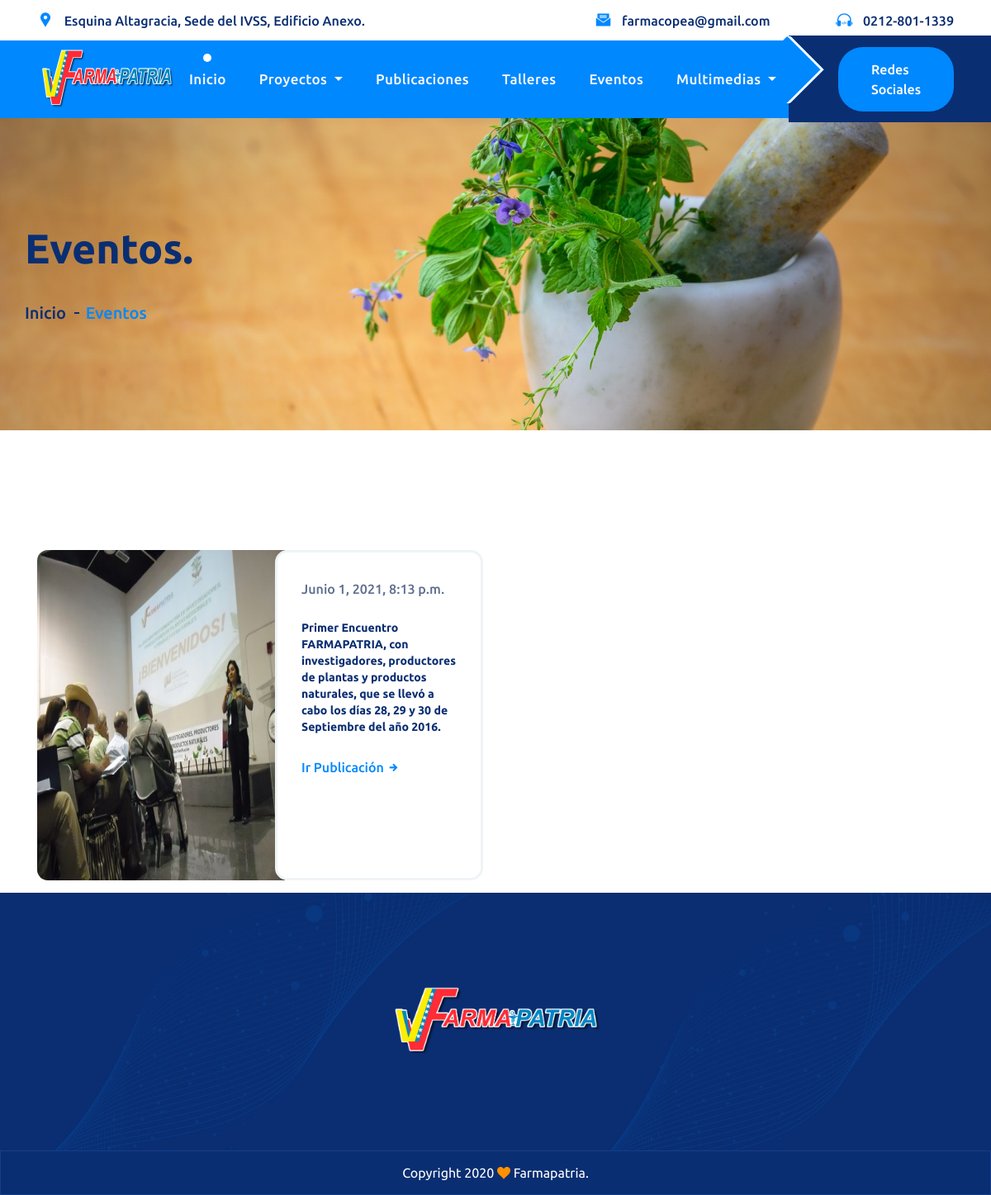
The page /eventos/ on the database its author committed.
### pagina/models.py (models this page shows, shortened)
class Eventos(models.Model):
    titulo = models.CharField(max_length=200, verbose_name='Nombre Evento')
    contenido = RichTextField()
    fecha_publicacion = models.DateTimeField(auto_now_add= True, null=True)
    imagen_principal = models.ImageField(null=False, blank=False)
    slug = models.SlugField(max_length=200, null=True, blank=True)
    status = models.BooleanField(default= True, verbose_name='Estatus Publicación')
    class Meta:
       verbose_name = 'Evento'
       verbose_name_plural = 'Eventos'
       ordering = ['id']
       db_table = 'eventos'

### pagina/views.py (the view)
# urls.py: path('eventos/', views.eventos, name="eventos"),
def eventos(request):
    queryset = request.GET.get("buscar")
    eventos = Eventos.objects.filter(status= True).order_by('-id')
    if queryset:
        eventos = Eventos.objects.filter(
           Q(titulo__icontains = queryset )
        ).distinct()
    paginator = Paginator(eventos, 9)
    page = request.GET.get('page')
    eventos = paginator.get_page(page)
    context = {"eventos": eventos}
    return render(request, "eventos.html", context)

### pagina/templates/eventos.html (shortened to what this page needs)
 {% extends 'index.html' %}
{% load static %}
{% block contenido %}
 <main class="site-content">
                <div class="page_header d-flex align-items-center">
                    <div class="container">
                        <section>
                            <h2>Eventos.</h2>
                            <div class="breadcrumbs">
                                <a href="#">Inicio</a>
                                <span>Eventos</span>
                            </div>
                        </section>
                    </div>
                </div>
                   <div class="blog_posts">
                    <div class="container-md">
                        <div class="row">
                        {% for evento in eventos %}
                            <div class="col-xl-6">
                                <div class="blog-card d-flex flex-sm-row flex-column">
                                    <div class="the_post_thumbnail">
                                        <a href="{{ evento.slug }}"><img src="{{evento.imagen_principal.url}}" style="width: 350; height: 400px;" alt="Blog Title" /></a>
                                    </div>
                                    <div class="blog-card-body">
                                        <span class="the_date">{{evento.fecha_publicacion}}</span>
                                        <h2 class="the_title">
                                            <a href="{{ evento.slug }}">{{evento.titulo}}.</a>
                                        </h2>
                                        <a href="{{ evento.slug }}" class="the_permalink">Ir Publicación <i class="icofont-arrow-right"></i></a>
                                    </div>
                                </div>
                            </div>
                            {% endfor %}
                        </div>
                    </div>
            </main>
{% endblock contenido %}

### static/css/book.css (style rules this page uses)
*, *:after, *:before { -webkit-box-sizing: border-box; -moz-box-sizing: border-box; box-sizing: border-box; }
* { margin: 0; padding: 0; }
html, body { height: 100%; -webkit-font-smoothing: subpixel-antialiased; }
html { font-size: 100%; }
body { background: #ecf0f1; color: #34495e; font-family: 'Lato', 'Arial', sans-serif; font-weight: 400; line-height: 1.2; }
a { color: #2c3e50; text-decoration: none; }

### static/css/style.css (style rules this page uses)
* { margin: 0px; padding: 0px; border: 0; outline: 0; -webkit-box-sizing: border-box !important; -moz-box-sizing: border-box !important; -ms-box-sizing: border-box !important; -o-box-sizing: border-box !important; box-sizing: border-box !important; }
body { font-family: 'Ubuntu', sans-serif; background: #fff; overflow-x: hidden !important; }
a, a:hover, a:active, a:visited, a:focus { color: inherit; text-decoration: none; outline: 0 !important; }
a { transition: all .3s ease; }
h1, h2, h3, h4, h5, h6, figure { margin: 0; }
img { max-width: 100%; }
.page_header { height: 378px; background: url(../img/bg/05.jpg) no-repeat center center; background-size: cover; }
.page_header section > h2 { font-size: 50px; font-weight: 700; color: #0a2e72; margin-bottom: 34px; }
.breadcrumbs > a, .breadcrumbs > span { font-size: 20px; font-weight: 500; display: inline-block; position: relative; }
.breadcrumbs > a { color: #0a2e72 }
.breadcrumbs > span { color: #0088ff }
.breadcrumbs > a + a, .breadcrumbs > a + span { padding-left: 8px; margin-left: 12px; }
.breadcrumbs > a + a::before, .breadcrumbs > a + span::before { position: absolute; content: ''; width: 6px; height: 2px; background: #0a2e72; top: 50%; right: 100%; -webkit-transform: translateY(-50%); -ms-transform: translateY(-50%); transform: translateY(-50%); }
.blog-card { border-radius: 15px; -webkit-box-shadow: 0 0 0 3px #eff3f6; box-shadow: 0 0 0 3px #eff3f6; margin: 15px 0; }
.blog_posts .blog-card { -webkit-box-shadow: none; box-shadow: none; }
.blog-card .the_post_thumbnail { -ms-flex: 0 0 300px; flex: 0 0 300px; max-width: 300px; border-radius: 13px 0 0 13px; overflow: hidden; }
.blog-card-body { padding: 35px 25px 35px 30px; background: #fff; -ms-flex: 0 0 calc(100% - 300px); flex: 0 0 calc(100% - 300px); max-width: calc(100% - 300px); position: relative; z-index: 1; }
.blog-card-body::before { position: absolute; content: ''; width: calc(100% + 6px); height: calc(100% + 6px); border-radius: 15px; border: 3px solid #eff3f6; top: -3px; left: -3px; z-index: -1; transition: all .3s ease; }
.blog_posts .blog-card-body { padding: 35px 25px 35px 20px; }
.blog_posts .blog-card-body::before { width: calc(100% + 12px); height: 100%; top: 0; left: -12px; background: #fff; }
.blog-card-body .the_title { line-height: 1px; margin-top: 25px; margin-bottom: 27px; }
.blog-card-body .the_title > a { font-size: 14px; font-weight: 800; line-height: 20px; color: #0a2e72; text-align: justify; }
.blog-card-body .the_permalink { font-size: 16px; font-weight: 500; color: #0088ff; display: inline-block; margin-bottom: 8px; position: relative; }
.blog-card-body .the_permalink i { transition: all .3s ease .2s; display: inline-block; }
.blog-card-body .the_permalink::before { position: absolute; content: ''; width: 0; height: 1px; background: currentColor; bottom: 0; left: 0; transition: all .3s ease; }
.blog-card-body .the_date, .blog-card-body .the_time { font-weight: 500; color: #5e6f8e; display: block; }
.blog-card-body .the_date { font-size: 16px; }
.blog_posts { margin-top: 130px; }

### static/css/responsive.css (style rules this page uses)
@media (min-width: 1200px) { .container { max-width: 1170px; } }

### rows shown on the page
Eventos: imagen_principal (picture), fecha_publicacion "Junio 1, 2021, 8:13 p.m.", titulo "Primer Encuentro FARMAPATRIA, con investigadores, productores de plantas y productos naturales, que se llevó a cabo los días 28, 29 y 30 de Septiembre del año 2016"
